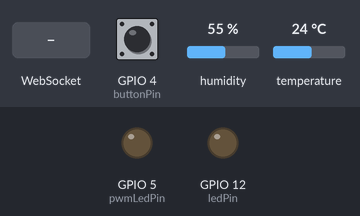
The sketch below on a simulated ESP8266 (NodeMCU). Shown: output pins drawn as LEDs (lit = HIGH). The inputs (shaded band) are chosen by the test bench; at power-on: GPIO 4 (buttonPin) LOW, humidity 55 %, temperature 24 °C. WiFi joins after 1.5 s; servers stay silent unless stated; what the sketch prints to the serial monitor is not drawn.

Above: at 2.7 s.
2.8 s: WebSocket text "toggle" received
At 4.0 s:
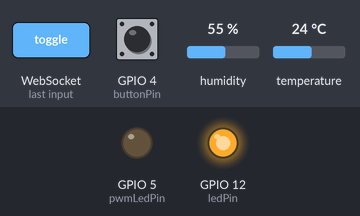
4.3 s: GPIO 4 (buttonPin) pulled HIGH for 0.15 s
At 4.7 s:
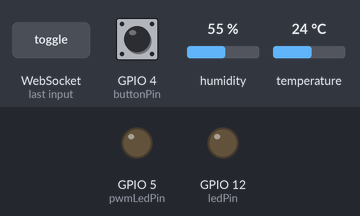
5.9 s: GPIO 4 (buttonPin) pulled HIGH for 1 s
At 7.2 s:
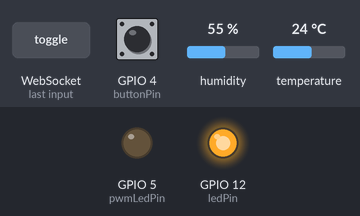
Timing chart, 0 to 8.9 s (numbered marks = the images above; inputs shaded):
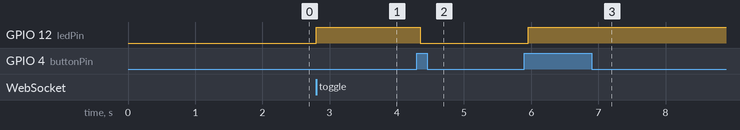

The sketch:

modul4.7.ino
```cpp
#include <ESP8266WiFi.h>
#include <ESPAsyncTCP.h>
#include <ESPAsyncWebServer.h>
#include <DHT.h>

const char* ssid = "ilhamzzz";
const char* password = "abcdefghij";

// Konfigurasi Pin
const byte dhtPin = 2;        // D4 (GPIO 2)
const byte buttonPin = 4;     // D2 (GPIO 4)
const byte ledPin = 12;       // D6 (GPIO 12)
const byte pwmLedPin = 5;     // D1 (GPIO 5) -> Untuk PWM Dimmer

DHT dht(dhtPin, DHT11);

// Variabel Pelacak Status (State & Cache)
bool ledState = false;
int pwmValue = 0;             // Menyimpan nilai PWM (0 - 1023)
String currentTemp = "--";
String currentHum = "--";

int buttonState;
int lastButtonState = LOW;
unsigned long lastDebounceTime = 0;
const unsigned long debounceDelay = 50;
unsigned long lastTime = 0;

// Inisialisasi Async Web Server & WebSocket
AsyncWebServer server(80);
AsyncWebSocket ws("/ws");

// ---------------- HTML, CSS, & JAVASCRIPT (FRONT-END) ----------------
const char index_html[] PROGMEM = R"rawliteral(
<!DOCTYPE html>
<html>
<head>
  <meta name="viewport" content="width=device-width, initial-scale=1">
  <title>Real-Time IoT Web & PWM Dimmer</title>
  <style>
    body { font-family: Arial; text-align: center; background-color: #f4f4f9; margin: 0; padding: 20px; }
    .card { background: #ffffff; margin: 15px auto; padding: 20px; max-width: 350px; border-radius: 12px; box-shadow: 0 4px 8px rgba(0,0,0,0.1); }
    button { padding: 12px 25px; font-size: 18px; border-radius: 6px; border: none; cursor: pointer; color: white; margin-top: 10px; }
    .btn-on { background-color: #4CAF50; }
    .btn-off { background-color: #f44336; }
    .slider { width: 80%; margin: 15px 0; }
  </style>
</head>
<body>
  <h1>Smart Room & Lighting</h1>

  <div class="card">
    <h2>Suhu: <span id="tempValue">--</span> &deg;C</h2>
    <h2>Kelembapan: <span id="humValue">--</span> %</h2>
  </div>

  <div class="card">
    <h2>LED Sakelar: <span id="ledStatus">OFF</span></h2>
    <button id="toggleBtn" class="btn-off" onclick="toggleLed()">Turn ON</button>
  </div>

  <!-- Element Slider PWM Dimmer -->
  <div class="card">
    <h2>LED Dimmer (PWM)</h2>
    <p>Intensitas: <span id="pwmValText">0</span> / 1023</p>
    <input type="range" min="0" max="1023" value="0" class="slider" id="pwmSlider" oninput="sendPWM(this.value)">
  </div>

  <script>
    var gateway = `ws://${window.location.hostname}/ws`;
    var websocket;

    window.addEventListener('load', onLoad);
    function onLoad(event) { initWebSocket(); }

    function initWebSocket() {
      websocket = new WebSocket(gateway);
      websocket.onopen    = onOpen;
      websocket.onclose   = onClose;
      websocket.onmessage = onMessage;
    }

    function onOpen(event) { console.log('WebSocket Terkoneksi'); }
    function onClose(event) { setTimeout(initWebSocket, 2000); }

    function toggleLed(){
      websocket.send('toggle');
    }

    // Mengirimkan data slider dengan format "pwm,nilai" ke NodeMCU
    function sendPWM(value){
      document.getElementById('pwmValText').innerHTML = value;
      websocket.send('pwm,' + value);
    }

    function onMessage(event) {
      var dataObj = JSON.parse(event.data);

      if(dataObj.suhu !== undefined) {
         document.getElementById('tempValue').innerHTML = dataObj.suhu;
      }

      if(dataObj.hum !== undefined) {
         document.getElementById('humValue').innerHTML = dataObj.hum;
      }

      if(dataObj.led !== undefined) {
         var btn = document.getElementById('toggleBtn');
         var status = document.getElementById('ledStatus');
         if(dataObj.led == "1"){
           status.innerHTML = "ON";
           btn.innerHTML = "Turn OFF";
           btn.className = "btn-on";
         } else {
           status.innerHTML = "OFF";
           btn.innerHTML = "Turn ON";
           btn.className = "btn-off";
         }
      }

      if(dataObj.pwm !== undefined) {
         document.getElementById('pwmSlider').value = dataObj.pwm;
         document.getElementById('pwmValText').innerHTML = dataObj.pwm;
      }
    }
  </script>
</body>
</html>
)rawliteral";

// ---------------- BACK-END & WEBSOCKET LOGIC ----------------

void notifyClients() {
  String jsonString = "{\"led\":\"" + String(ledState ? 1 : 0) + "\", ";
  jsonString += "\"suhu\":\"" + currentTemp + "\", ";
  jsonString += "\"hum\":\"" + currentHum + "\", ";
  jsonString += "\"pwm\":\"" + String(pwmValue) + "\"}";
  ws.textAll(jsonString);
}

void handleWebSocketMessage(void *arg, uint8_t *data, size_t len) {
  AwsFrameInfo *info = (AwsFrameInfo*)arg;
  if (info->final && info->index == 0 && info->len == len && info->opcode == WS_TEXT) {
    data[len] = 0;
    String message = String((char*)data);

    // 1. Opsi Toggle LED Digital
    if (message == "toggle") {
      ledState = !ledState;
      notifyClients();
    }

    // 2. Opsi Parsing String Slider PWM (Format: "pwm,nilai")
    else if (message.startsWith("pwm,")) {
      String valueStr = message.substring(4); // Mengambil karakter setelah "pwm,"
      pwmValue = valueStr.toInt();            // Konversi teks angka ke integer

      analogWrite(pwmLedPin, pwmValue);       // Mengubah redundansi intensitas daya LED (PWM)
      notifyClients();                        // Sinkronkan ke seluruh browser lain
    }
  }
}

void onEvent(AsyncWebSocket *server, AsyncWebSocketClient *client, AwsEventType type,
             void *arg, uint8_t *data, size_t len) {
  switch (type) {
    case WS_EVT_CONNECT:
      Serial.printf("Client WebSocket #%u terhubung\n", client->id());
      notifyClients();
      break;
    case WS_EVT_DISCONNECT:
      Serial.printf("Client WebSocket #%u terputus\n", client->id());
      break;
    case WS_EVT_DATA:
      handleWebSocketMessage(arg, data, len);
      break;
  }
}

void setup() {
  Serial.begin(115200);

  pinMode(buttonPin, INPUT);
  pinMode(ledPin, OUTPUT);
  pinMode(pwmLedPin, OUTPUT);

  digitalWrite(ledPin, LOW);
  analogWrite(pwmLedPin, pwmValue); // Inisialisasi awal PWM = 0

  dht.begin();

  WiFi.mode(WIFI_STA);
  WiFi.begin(ssid, password);
  while (WiFi.status() != WL_CONNECTED) { delay(500); Serial.print("."); }
  Serial.println("\nIP Address: " + WiFi.localIP().toString());

  server.on("/", HTTP_GET, [](AsyncWebServerRequest *request){
    request->send_P(200, "text/html", index_html);
  });

  ws.onEvent(onEvent);
  server.addHandler(&ws);
  server.begin();
}

void loop() {
  ws.cleanupClients();

  // 1. Eksekusi LED Digital
  digitalWrite(ledPin, ledState ? HIGH : LOW);

  // 2. Debounce Tombol Fisik
  int reading = digitalRead(buttonPin);
  if (reading != lastButtonState) {
    lastDebounceTime = millis();
  }
  if ((millis() - lastDebounceTime) > debounceDelay) {
    if (reading != buttonState) {
      buttonState = reading;
      if (buttonState == HIGH) {
        ledState = !ledState;
        notifyClients();
      }
    }
  }
  lastButtonState = reading;

  // 3. Pembacaan Sensor Non-Blocking (Suhu & Kelembapan)
  if ((millis() - lastTime) > 3000) {
    float t = dht.readTemperature();
    float h = dht.readHumidity();
    if(!isnan(t) && !isnan(h)) {
      currentTemp = String(t);
      currentHum = String(h);
      notifyClients();
    }
    lastTime = millis();
  }
}
```

Measured:
- after the input at 2.8 s, GPIO 12 (ledPin): LOW → HIGH at once
- after the input at 4.3 s, GPIO 12 (ledPin): HIGH → LOW after 0.05 s
- after the input at 5.9 s, GPIO 12 (ledPin): LOW → HIGH after 0.05 s
